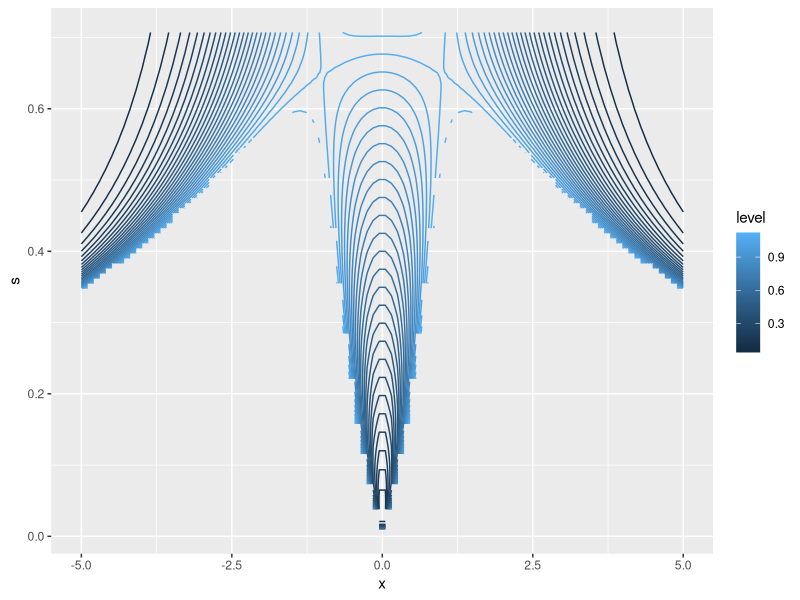
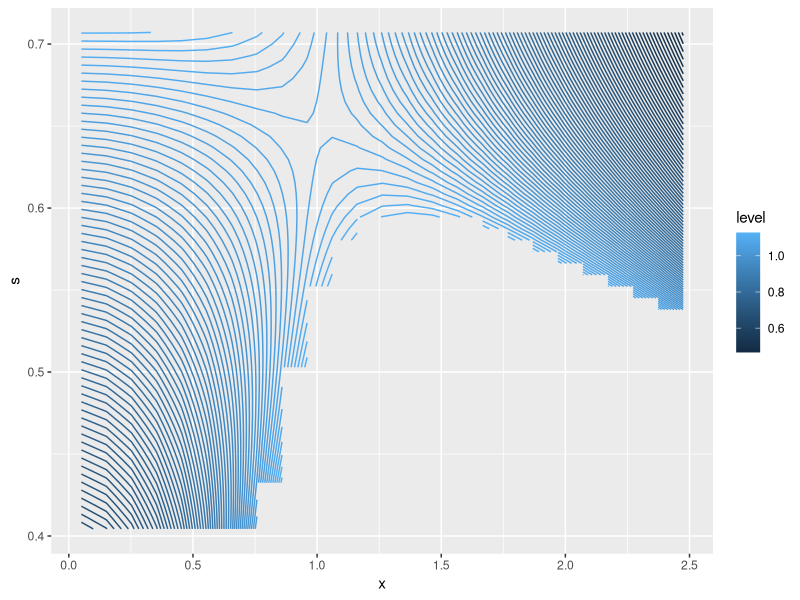
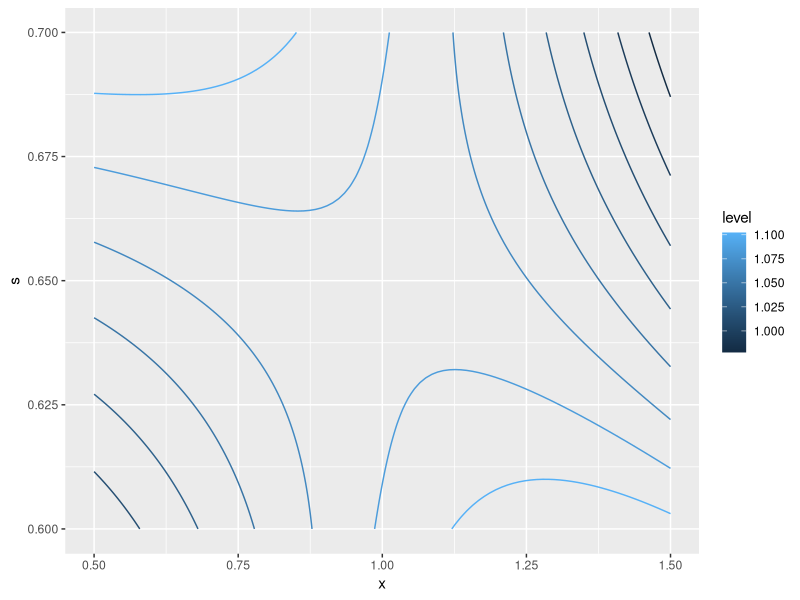
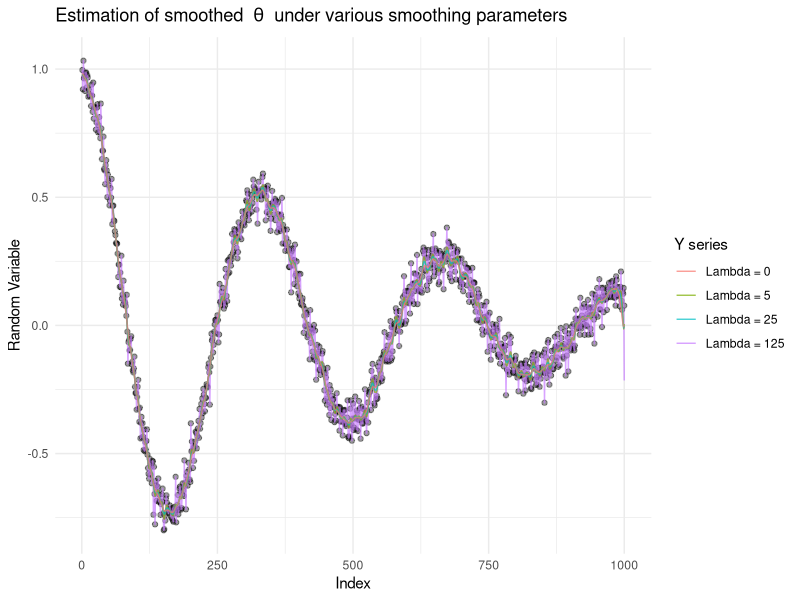
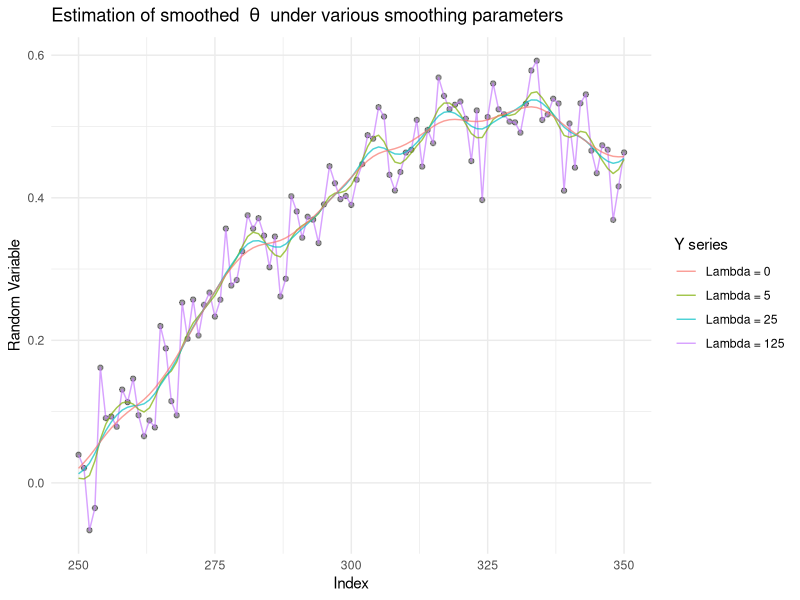

These charts were generated, in order, by the following R code:
## ---- chunk 1
library(tidyverse)
set.seed(271828)
## ---- chunk 2
M_base <- dnorm(0) / dlogis(0, scale = (1/sqrt(2)))

# generate a set of (x,s)
s <- seq(from = 0.01, to = 1/sqrt(2), length.out = 100)
x <- seq(from = -5, to = 5, length.out = 100)

# Get values of M
vals <- as.tibble(expand.grid(s,x)) %>% rename(s = Var1, x = Var2)
vals$M <- (dnorm(vals$x)/dlogis(vals$x, location = 0, scale = vals$s))

# Filter the ones lower than base
vals <- vals %>% filter(M < M_base) %>% arrange(M)

# Plot contours
ggplot(data = vals, aes(x = x, y = s, z = M)) +
	geom_contour(bins = 30, aes(colour = stat(level)))

## ---- chunk 3
# Update criteria
vals <- vals %>% filter(x > 0, x < 2.5, s > 0.4)
# Plot
ggplot(data = vals, aes(x = x, y = s, z = M)) +
	geom_contour(bins = 100, aes(colour = stat(level)))
## ---- chunk 4
# Re-generate a denser subsetin that square
s <- seq(from = 0.6, to = 0.7, length.out = 100)
x <- seq(from = 0.5, to = 1.5, length.out = 100)

# Compute the values:
vals <- as.tibble(expand.grid(s,x)) %>% rename(s = Var1, x = Var2)
vals$M <- (dnorm(vals$x)/dlogis(vals$x, location = 0, scale = vals$s))

# Plot:
ggplot(data = vals, aes(x = x, y = s, z = M)) +
	geom_contour(bins = 10, aes(colour = stat(level)))
## ---- chunk 5
# This is a template of an R function used to estimate the parameters 

seidel <- function(y, lambda, theta, max.iter = 50, eps = 1.e-6) {
	
	n <- length(y)
	
	# Define initial estimates if unspecified 
	if (missing(theta)) theta <- y
	
	# Compute objective function for initial estimates
	obj <- sum((y - theta)^2) + lambda * sum(diff(diff(theta))^2)
	
	# The function diff(diff(theta)) computes second differences of the vector 
	# theta
	converged <- FALSE
	
	# You will need to define convergence (no.conv==F) somehow - either in
	# terms of the objective function or in terms of the estimates
	# Do Gauss-Seidel iteration until convergence or until max.iter iterations
	iter <- 0
	
	theta_old <- theta
	
	while (!converged) {  
		theta[1] <- (y[1] + 2 * lambda * theta[2] - lambda * theta[3])/(1 + lambda) 
		
		theta[2] <- (y[2] + 2 * lambda * theta[1] +
					 	4 * lambda * theta[3] - 
					 	lambda * theta[4])/(1 + 5*lambda)
		
		# Update theta[2],..., theta[n-1]
		for (j in 3:(n - 2)) {
			theta[j] <- (y[j] -
						 	lambda*theta[j - 2] + 
						 	4 * lambda * theta[j - 1] +
						 	4 * lambda*theta[j + 1] -
						 	lambda*theta[j + 2]
						 ) / (1 + 6 * lambda) 
		}
		
		theta[n - 1] <- (y[n - 1] -
						 	lambda * theta[n - 3] -
						 	4 * lambda * theta[n - 2] +
					   		2 * lambda * theta[n]
						 ) / (1 + 5 * lambda)
		
		theta[n] <- (y[n] -
					 	lambda * theta[n - 2] -
					 	2 * theta[n - 1]
					 ) / (1 + lambda)
		
		# Compute new objective function for current estimates
		obj_new <- sum((y - theta)^2) + lambda * sum(diff(diff(theta))^2)
		
		# Update the iterator
		iter <- iter + 1
		# Now set converged to TRUE if either convergence or iter=max.iter
		# and update the value of the objective function variable obj
		if (abs(obj_new - obj) < eps) converged <- TRUE
		if (iter == max.iter) converged <- TRUE
		obj <- obj_new
		theta_old <- theta
	}
	
	r <- list(y = y, theta = theta, obj = obj, niters = iter)
	return(r)
}

# take 1000 points to transform into our RV

x <- c(1:1000)/1000

y <- cos(6*pi*x)*exp(-2*x) + rnorm(1000,0,0.05)

# estimates for various smoothing parameters (powers of 5 cause why not)
r0 <- seidel(y,lambda = 0)

r5 <- seidel(y, lambda = 5, theta = r0$theta, max.iter = 1000)

r25 <- seidel(y,lambda = 25, theta = r5$theta, max.iter = 1000)

r125 <- seidel(y,lambda = 125, theta = r25$theta, max.iter = 10000)

# create a tibble for plots 
gs_result <- tibble(index = c(1:1000),
					RV = y,
					sol0 = r0$theta,
					sol5 = r5$theta,
					sol25 = r25$theta,
					sol125 = r125$theta) 

# Plot
g_complete <- ggplot() +
	# plot the real points
	geom_point(data = gs_result, 
			   aes(x = index, y = RV),
			   alpha = 0.4) + 
	# plot the first result (no smoothing)
	geom_line(data = gs_result, 
			  aes(x = index, y = sol0, color = "red"),
			  alpha = 0.7) + 
	geom_line(data = gs_result,
			  aes(x = index, y = sol5, color = "blue"),
			  alpha = 0.7) +
	geom_line(data = gs_result,
			  aes(x = index, y = sol25, color = "green"), 
			  alpha = 0.7) + 
	geom_line(data = gs_result,
			  aes(x = index, y = sol125, color = "black"),
			  alpha = 0.7) +
	theme_minimal() + 
	labs(title = expression("Estimation of smoothed " ~ theta ~" under various smoothing parameters"),
		 x = "Index",
		 y = "Random Variable") + 
	scale_color_discrete(name = "Y series", 
						 labels = c("Lambda = 0 ",
						 		   	"Lambda = 5",
						 		  	"Lambda = 25",
						 		   	"Lambda = 125"))

g_complete
## ---- chunk 6
# Shorten
gs_result <- gs_result %>% filter(index > 249, index < 351)

# Plot
g_short <- ggplot() +
	# plot the real points
	geom_point(data = gs_result, 
			   aes(x = index, y = RV),
			   alpha = 0.4) + 
	# plot the first result (no smoothing)
	geom_line(data = gs_result, 
			  aes(x = index, y = sol0, color = "red"),
			  alpha = 0.7) + 
	geom_line(data = gs_result,
			  aes(x = index, y = sol5, color = "blue"),
			  alpha = 0.7) +
	geom_line(data = gs_result,
			  aes(x = index, y = sol25, color = "green"), 
			  alpha = 0.7) + 
	geom_line(data = gs_result,
			  aes(x = index, y = sol125, color = "black"),
			  alpha = 0.7) +
	theme_minimal() + 
	labs(title = expression("Estimation of smoothed " ~ theta ~" under various smoothing parameters"),
		 x = "Index",
		 y = "Random Variable") + 
	scale_color_discrete(name = "Y series", 
						 labels = c("Lambda = 0 ",
						 		   	"Lambda = 5",
						 		  	"Lambda = 25",
						 		   	"Lambda = 125"))

g_short
